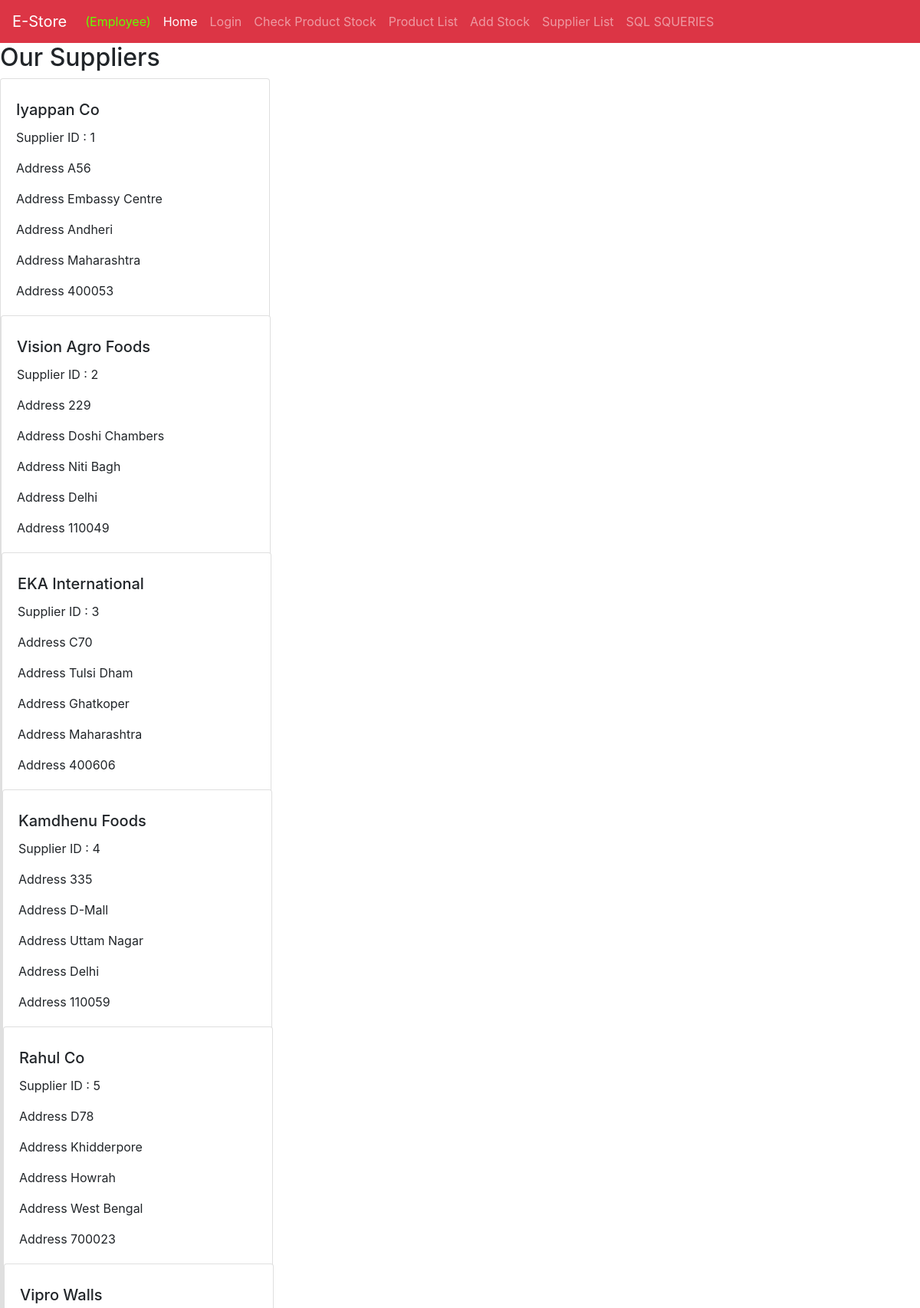
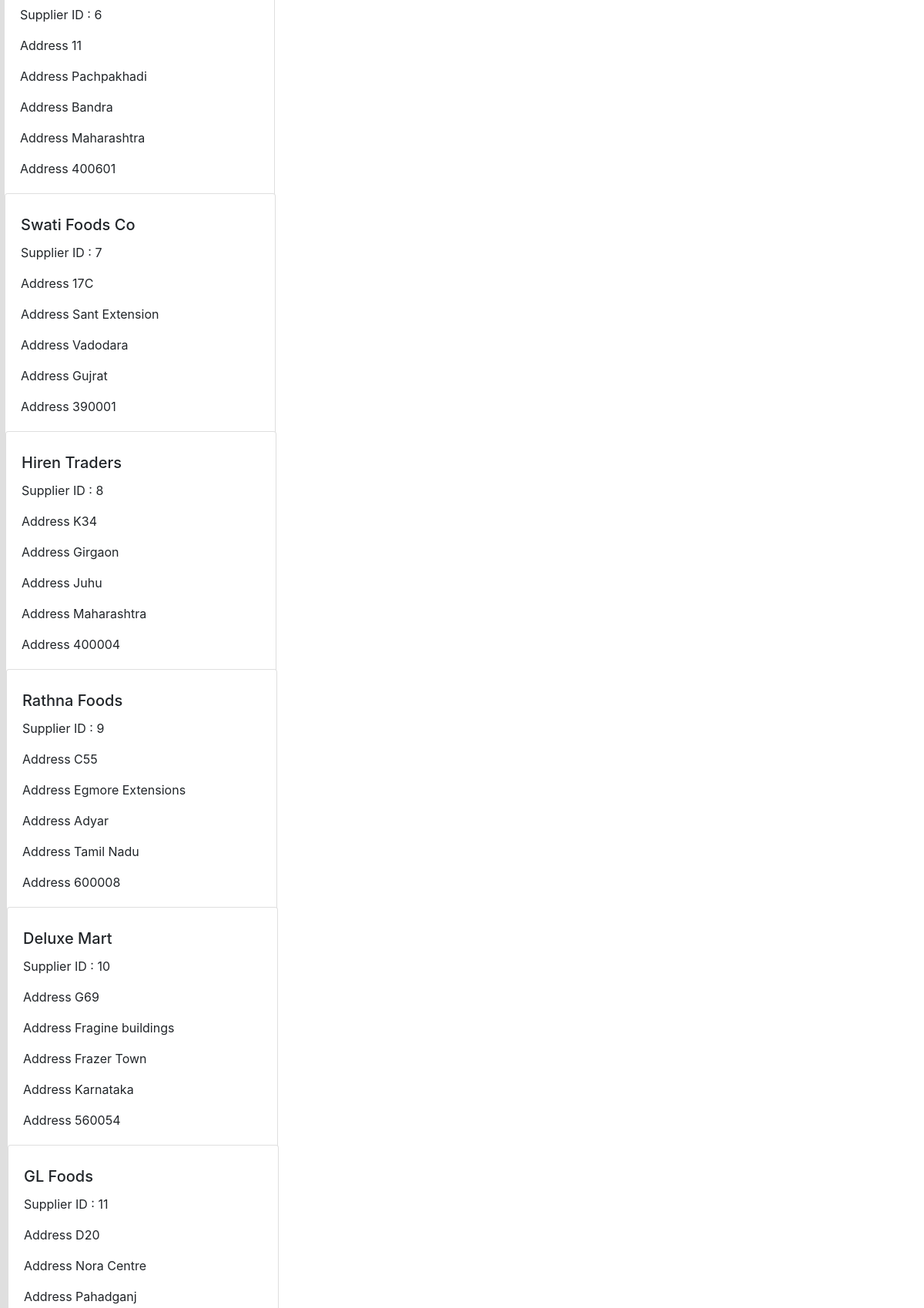
The app's page /PHP_Files/Supplierlist.php (upper part) with its own data (2 pictures, top to bottom).
### tables this page shows
CREATE TABLE `supplier` (
  `Supplier_ID` int NOT NULL AUTO_INCREMENT,
  `Supplier_Name` varchar(50) DEFAULT NULL,
  `Office_No` varchar(30) DEFAULT NULL,
  `Building` varchar(30) DEFAULT NULL,
  `Area` varchar(30) DEFAULT NULL,
  `State` varchar(30) DEFAULT NULL,
  `Pin` varchar(30) DEFAULT NULL,
  PRIMARY KEY (`Supplier_ID`)
);

### PHP_Files/Supplierlist.php (the view, shortened to what this page needs)
<?php
include("empnavbar.php");
  $q1 = "call VIEWALLSUPP();";
  $lst = $cone->query($q1);
  ?>
  <!DOCTYPE html>
  <html lang="en">
  <head>
  </head>
  <body>
  <h2>Our Suppliers</h2>
<?php
while($supplier = mysqli_fetch_assoc($lst)):
?>
<div class="card"  style="width: 22rem;">
  <div class="card-body">
  <h5  class="card-title" > <?= $supplier['Supplier_Name']; ?> </h5>
  <p class="card-text">Supplier ID :  <?= $supplier['Supplier_ID']; ?> </p>
  <p class="card-text">Address <?= $supplier['Office_No'];  ?> </p>
  <p class="card-text">Address <?= $supplier['Building'];  ?> </p>
  <p class="card-text">Address <?= $supplier['Area'];  ?> </p>
  <p class="card-text">Address <?= $supplier['State'];  ?> </p>
  <p class="card-text">Address <?= $supplier['Pin'];  ?> </p>
</div>
  <?php endwhile; ?>
  </body>
  </html>

### PHP_Files/empnavbar.php (shortened to what this page needs)
<!DOCTYPE html>
<html lang="en">
<head>
    <link rel="stylesheet" href="https://cdn.jsdelivr.net/npm/bootstrap@4.0.0/dist/css/bootstrap.min.css">
</head>
<body>
<nav class="navbar navbar-expand-lg navbar-dark bg-danger">
  <a class="navbar-brand" href="./empsite.php">E-Store</a>
  <div class="collapse navbar-collapse" id="navbarSupportedContent">
    <ul class="navbar-nav mr-auto">
    <li class="nav-item">
        <a class="nav-link disabled" href="#" style = "color:#62FF00">(Employee)   </a>
      </li>
      <li class="nav-item active">
        <a class="nav-link" href="./empsite.php">Home <span class="sr-only">(current)</span></a>
      </li>
      <li class="nav-item">
        <?php if (empty($_SESSION['user_id'])){ ?>
        <a class="nav-link" href="./login.php">Login</a>
        <?php  } else { ?>
          <a class="nav-link" href="./logout.php">Logout</a>
        <?php   } ?>
      </li>
      <li class="nav-item">
        <a class="nav-link" href="./Checkstock.php">Check Product Stock</a>
      </li>
      <li class="nav-item">
        <a class="nav-link" href="./Productlist.php">Product List</a>
      </li>
      <li class="nav-item">
        <a class="nav-link" href="./addstock.php">Add Stock</a>
      </li>
      <li class="nav-item">
        <a class="nav-link" href="./Supplierlist.php">Supplier List</a>
      </li>
      <li class="nav-item">
        <a class="nav-link" href="./sqlqueries.php">SQL SQUERIES</a>
      </li>
    </ul>
  </div>
</nav>
</body>
</html>

### records on screen
supplier: Supplier_Name "Iyappan Co", Supplier_ID "1", Office_No "A56", Building "Embassy Centre", Area "Andheri", State "Maharashtra", Pin "400053"
supplier: Supplier_Name "Vision Agro Foods", Supplier_ID "2", Office_No "229", Building "Doshi Chambers", Area "Niti Bagh", State "Delhi", Pin "110049"
supplier: Supplier_Name "EKA International", Supplier_ID "3", Office_No "C70", Building "Tulsi Dham", Area "Ghatkoper", State "Maharashtra", Pin "400606"
supplier: Supplier_Name "Kamdhenu Foods", Supplier_ID "4", Office_No "335", Building "D-Mall", Area "Uttam Nagar", State "Delhi", Pin "110059"
supplier: Supplier_Name "Rahul Co", Supplier_ID "5", Office_No "D78", Building "Khidderpore", Area "Howrah", State "West Bengal", Pin "700023"
supplier: Supplier_Name "Vipro Walls", Supplier_ID "6", Office_No "11", Building "Pachpakhadi", Area "Bandra", State "Maharashtra", Pin "400601"
supplier: Supplier_Name "Swati Foods Co", Supplier_ID "7", Office_No "17C", Building "Sant Extension", Area "Vadodara", State "Gujrat", Pin "390001"
supplier: Supplier_Name "Hiren Traders", Supplier_ID "8", Office_No "K34", Building "Girgaon", Area "Juhu", State "Maharashtra", Pin "400004"
supplier: Supplier_Name "Rathna Foods", Supplier_ID "9", Office_No "C55", Building "Egmore Extensions", Area "Adyar", State "Tamil Nadu", Pin "600008"
supplier: Supplier_Name "Deluxe Mart", Supplier_ID "10", Office_No "G69", Building "Fragine buildings", Area "Frazer Town", State "Karnataka", Pin "560054"
supplier: Supplier_Name "GL Foods", Supplier_ID "11", Office_No "D20", Building "Nora Centre", Area "Pahadganj"
